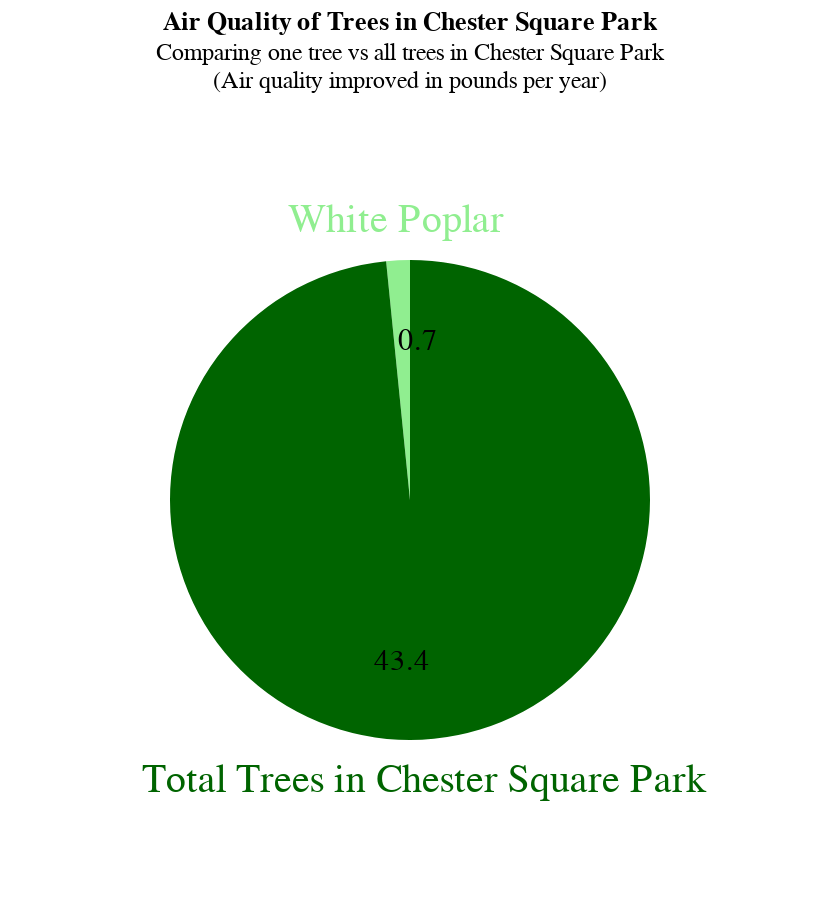

Write notebook code for a chart like this one.
### Code cell
# Pie chart for 2950109, White Poplar
source3 = pd.DataFrame({"Tree": ['White Poplar', 'Total Trees in Chester Square Park'], "Air quality improved (lb/year)": [0.7, 43.4]})

base = alt.Chart(source3).encode(
    alt.Theta("Air quality improved (lb/year)").stack(True),
    alt.Color("Tree", scale=alt.Scale(range=["darkgreen", "lightgreen"])).legend(None)
).properties(
    width=400,
    height=400,
    title={
      "text": ["Air Quality of Trees in Chester Square Park"], 
      "subtitle": ["Comparing one tree vs all trees in Chester Square Park", "(Air quality improved in pounds per year)"]
    }
)

pie = base.mark_arc(outerRadius=120)
text = base.mark_text(radius=80, size=15).encode(text="Air quality improved (lb/year):N", color=alt.value("black"))
text2 = base.mark_text(radius=140, size=20).encode(text="Tree:N")

pie + text + text2

### Figure 1 — Vega-Lite specification as saved in the notebook (floating-point values rounded to 4 significant figures)
{"config": {"view": {"continuousWidth": 300, "continuousHeight": 300}}, "layer": [{"mark": {"type": "arc", "outerRadius": 120}, "encoding": {"color": {"field": "Tree", "legend": null, "scale": {"range": ["darkgreen", "lightgreen"]}, "type": "nominal"}, "theta": {"field": "Air quality improved (lb/year)", "stack": true, "type": "quantitative"}}, "title": {"text": ["Air Quality of Trees in Chester Square Park"], "subtitle": ["Comparing one tree vs all trees in Chester Square Park", "(Air quality improved in pounds per year)"]}}, {"mark": {"type": "text", "radius": 80, "size": 15}, "encoding": {"color": {"value": "black"}, "text": {"field": "Air quality improved (lb/year)", "type": "nominal"}, "theta": {"field": "Air quality improved (lb/year)", "stack": true, "type": "quantitative"}}, "title": {"text": ["Air Quality of Trees in Chester Square Park"], "subtitle": ["Comparing one tree vs all trees in Chester Square Park", "(Air quality improved in pounds per year)"]}}, {"mark": {"type": "text", "radius": 140, "size": 20}, "encoding": {"color": {"field": "Tree", "legend": null, "scale": {"range": ["darkgreen", "lightgreen"]}, "type": "nominal"}, "text": {"field": "Tree", "type": "nominal"}, "theta": {"field": "Air quality improved (lb/year)", "stack": true, "type": "quantitative"}}, "title": {"text": ["Air Quality of Trees in Chester Square Park"], "subtitle": ["Comparing one tree vs all trees in Chester Square Park", "(Air quality improved in pounds per year)"]}}], "data": {"name": "data-91d02c7d49f107cb1f1f0289e2c3808e"}, "height": 400, "width": 400, "$schema": "https://vega.github.io/schema/vega-lite/v5.8.0.json", "datasets": {"data-91d02c7d49f107cb1f1f0289e2c3808e": [{"Tree": "White Poplar", "Air quality improved (lb/year)": 0.7}, {"Tree": "Total Trees in Chester Square Park", "Air quality improved (lb/year)": 43.4}]}}
